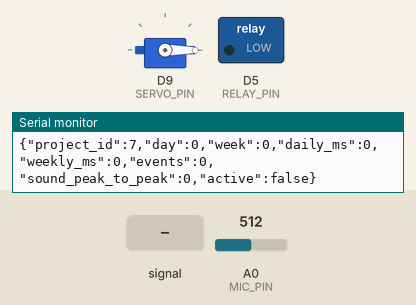
Bench run of a sketch on a simulated Arduino MKR. Shown: servo, switched loads named in the sketch (green lamp = pin HIGH), the last lines printed to the serial monitor. The inputs (shaded band) are chosen by the test bench; at power-on: A0 (MIC_PIN) = 512 (analog values on the 0–1023 scale).

Above: at 1.8 s.
1.9 s: A0 (MIC_PIN) fed a 200 Hz sine of ±81 counts around its level
At 3.3 s:
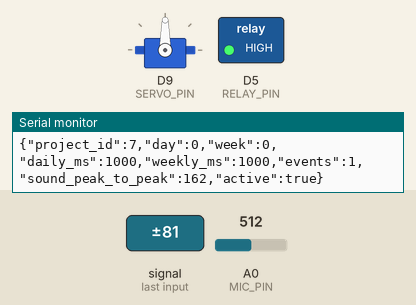
Timing chart, 0 to 4.9 s (numbered marks = the images above; inputs shaded):
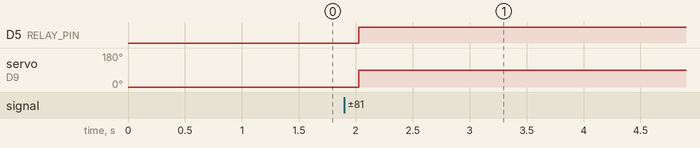

Measured:
- after the input at 1.9 s, D5 (RELAY_PIN): LOW → HIGH after 0.13 s; servo on D9 (SERVO_PIN): 0° → 90° after 0.13 s

The sketch:

room-climate-hub-usage-analytics.ino
```cpp
#include <Arduino.h>
#include <Servo.h>
#include <WiFiNINA.h>
#include <PubSubClient.h>
#include "analytics.h"
#include "config.h"
constexpr uint8_t MIC_PIN=A0,SERVO_PIN=9,RELAY_PIN=5;
Servo vent; WiFiClient network; PubSubClient mqtt(network); Usage usage;
uint32_t last=0,lastConnect=0,lastSound=0;bool heard=false,requested=false;
void command(char*,byte* p,unsigned int n){
 if(n==2&&p[0]=='o'&&p[1]=='n')requested=true;
 else if(n==3&&p[0]=='o'&&p[1]=='f'&&p[2]=='f')requested=false;
}
void setup(){
 pinMode(RELAY_PIN,OUTPUT);digitalWrite(RELAY_PIN,LOW);
 vent.attach(SERVO_PIN);vent.write(0);analogReadResolution(10);Serial.begin(115200);
 mqtt.setServer(MQTT_HOST,MQTT_PORT);mqtt.setCallback(command);mqtt.setSocketTimeout(1);
 if(WIFI_SSID[0])WiFi.begin(WIFI_SSID,WIFI_PASSWORD);last=millis();
}
void loop(){
 uint32_t now=millis();
 if(WiFi.status()==WL_CONNECTED&&MQTT_HOST[0]){
  if(!mqtt.connected()&&now-lastConnect>=10000){lastConnect=now;if(mqtt.connect("omp-007"))mqtt.subscribe("omp/007/command");}
  mqtt.loop();
 }
 if(now-last<1000)return;
 uint32_t dt=now-last;last=now;
 int lo=1023,hi=0;
 for(int i=0;i<128;++i){int x=analogRead(MIC_PIN);lo=min(lo,x);hi=max(hi,x);delayMicroseconds(100);}
 if(hi-lo>=SOUND_THRESHOLD){lastSound=now;heard=true;}
 bool active=requested||(heard&&now-lastSound<5000);
 usage.advance(dt,active);
 digitalWrite(RELAY_PIN,active?HIGH:LOW);vent.write(active?90:0);
 char out[240];
 snprintf(out,sizeof(out),"{\"project_id\":7,\"day\":%lu,\"week\":%lu,\"daily_ms\":%llu,\"weekly_ms\":%llu,\"events\":%lu,\"sound_peak_to_peak\":%d,\"active\":%s}",(unsigned long)(usage.uptimeMs/86400000ULL),(unsigned long)(usage.uptimeMs/604800000ULL),(unsigned long long)usage.dailyMs,(unsigned long long)usage.weeklyMs,(unsigned long)usage.events,hi-lo,active?"true":"false");
 Serial.println(out);if(mqtt.connected())mqtt.publish("omp/007/telemetry",out);
}
```

analytics.h
```cpp
#pragma once
#include <stdint.h>
struct Usage {
 uint64_t uptimeMs=0,dailyMs=0,weeklyMs=0; uint32_t events=0; bool active=false;
 void advance(uint32_t dt,bool next) {
  const uint64_t day=86400000ULL,week=day*7;
  while(dt) {
   uint64_t toDay=day-uptimeMs%day;
   uint32_t step=dt<toDay?dt:(uint32_t)toDay;
   if(active){dailyMs+=step;weeklyMs+=step;}
   uptimeMs+=step;dt-=step;
   if(uptimeMs%day==0){dailyMs=0;events=0;}
   if(uptimeMs%week==0)weeklyMs=0;
  }
  if(next&&!active)++events;
  active=next;
 }
};
```

config.h
```cpp
#pragma once
#if __has_include("config.private.h")
#include "config.private.h"
#else
#define WIFI_SSID ""
#define WIFI_PASSWORD ""
#define MQTT_HOST ""
#endif
#define MQTT_PORT 1883
#define SOUND_THRESHOLD 150
```
